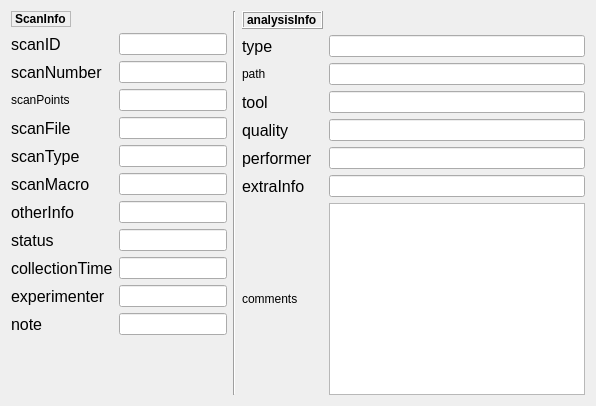
               <widget class="QWidget" name="tab">
                <attribute name="title">
                 <string>DataInfo</string>
                </attribute>
                <layout class="QHBoxLayout" name="horizontalLayout_4">
                 <item>
                  <layout class="QFormLayout" name="formLayout">
                   <item row="0" column="0">
                    <widget class="QLabel" name="label_21">
                     <property name="font">
                      <font>
                       <weight>75</weight>
                       <bold>true</bold>
                       <underline>false</underline>
                      </font>
                     </property>
                     <property name="frameShape">
                      <enum>QFrame::StyledPanel</enum>
                     </property>
                     <property name="frameShadow">
                      <enum>QFrame::Raised</enum>
                     </property>
                     <property name="text">
                      <string>ScanInfo</string>
                     </property>
                    </widget>
                   </item>
                   <item row="1" column="0">
                    <widget class="QLabel" name="label_8">
                     <property name="font">
                      <font>
                       <family>MS Shell Dlg 2</family>
                       <pointsize>12</pointsize>
                      </font>
                     </property>
                     <property name="text">
                      <string>scanID</string>
                     </property>
                    </widget>
                   </item>
                   <item row="1" column="1">
                    <widget class="QLineEdit" name="lineEdit_scan_id">
                     <property name="minimumSize">
                      <size>
                       <width>0</width>
                       <height>0</height>
                      </size>
                     </property>
                     <property name="text">
                      <string/>
                     </property>
                    </widget>
                   </item>
                   <item row="2" column="0">
                    <widget class="QLabel" name="label_26">
                     <property name="font">
                      <font>
                       <family>MS Shell Dlg 2</family>
                       <pointsize>12</pointsize>
                      </font>
                     </property>
                     <property name="text">
                      <string>scanNumber</string>
                     </property>
                    </widget>
                   </item>
                   <item row="2" column="1">
                    <widget class="QLineEdit" name="lineEdit_scan_number">
                     <property name="text">
                      <string/>
                     </property>
                    </widget>
                   </item>
                   <item row="3" column="0">
                    <widget class="QLabel" name="label_2">
                     <property name="text">
                      <string>scanPoints</string>
                     </property>
                    </widget>
                   </item>
                   <item row="3" column="1">
                    <widget class="QLineEdit" name="lineEdit_scan_points">
                     <property name="text">
                      <string/>
                     </property>
                    </widget>
                   </item>
                   <item row="4" column="0">
                    <widget class="QLabel" name="label_27">
                     <property name="font">
                      <font>
                       <family>MS Shell Dlg 2</family>
                       <pointsize>12</pointsize>
                      </font>
                     </property>
                     <property name="text">
                      <string>scanFile</string>
                     </property>
                    </widget>
                   </item>
                   <item row="4" column="1">
                    <widget class="QLineEdit" name="lineEdit_scan_file">
                     <property name="text">
                      <string/>
                     </property>
                    </widget>
                   </item>
                   <item row="5" column="0">
                    <widget class="QLabel" name="label_18">
                     <property name="font">
                      <font>
                       <family>MS Shell Dlg 2</family>
                       <pointsize>12</pointsize>
                      </font>
                     </property>
                     <property name="text">
                      <string>scanType</string>
                     </property>
                    </widget>
                   </item>
                   <item row="5" column="1">
                    <widget class="QLineEdit" name="lineEdit_scan_type">
                     <property name="text">
                      <string/>
                     </property>
                    </widget>
                   </item>
                   <item row="6" column="0">
                    <widget class="QLabel" name="label_28">
                     <property name="font">
                      <font>
                       <family>MS Shell Dlg 2</family>
                       <pointsize>12</pointsize>
                      </font>
                     </property>
                     <property name="text">
                      <string>scanMacro</string>
                     </property>
                    </widget>
                   </item>
                   <item row="6" column="1">
                    <widget class="QLineEdit" name="lineEdit_scan_macro">
                     <property name="text">
                      <string/>
                     </property>
                    </widget>
                   </item>
                   <item row="7" column="0">
                    <widget class="QLabel" name="label_29">
                     <property name="font">
                      <font>
                       <family>MS Shell Dlg 2</family>
                       <pointsize>12</pointsize>
                      </font>
                     </property>
                     <property name="text">
                      <string>otherInfo</string>
                     </property>
                    </widget>
                   </item>
                   <item row="7" column="1">
                    <widget class="QLineEdit" name="lineEdit_other_info">
                     <property name="text">
                      <string/>
                     </property>
                    </widget>
                   </item>
                   <item row="8" column="0">
                    <widget class="QLabel" name="label_32">
                     <property name="font">
                      <font>
                       <family>MS Shell Dlg 2</family>
                       <pointsize>12</pointsize>
                      </font>
                     </property>
                     <property name="text">
                      <string>status</string>
                     </property>
                    </widget>
                   </item>
                   <item row="8" column="1">
                    <widget class="QLineEdit" name="lineEdit_status">
                     <property name="text">
                      <string/>
                     </property>
                    </widget>
                   </item>
                   <item row="9" column="0">
                    <widget class="QLabel" name="label_6">
                     <property name="font">
                      <font>
                       <family>MS Shell Dlg 2</family>
                       <pointsize>12</pointsize>
                      </font>
                     </property>
                     <property name="text">
                      <string>collectionTime</string>
                     </property>
                    </widget>
                   </item>
                   <item row="9" column="1">
                    <widget class="QLineEdit" name="lineEdit_time">
                     <property name="text">
                      <string/>
                     </property>
                    </widget>
                   </item>
                   <item row="10" column="0">
                    <widget class="QLabel" name="label_7">
                     <property name="font">
                      <font>
                       <family>MS Shell Dlg 2</family>
                       <pointsize>12</pointsize>
                      </font>
                     </property>
                     <property name="text">
                      <string>experimenter</string>
                     </property>
                    </widget>
                   </item>
                   <item row="10" column="1">
                    <widget class="QLineEdit" name="lineEdit_experimenter">
                     <property name="text">
                      <string/>
                     </property>
                    </widget>
                   </item>
                   <item row="11" column="0">
                    <widget class="QLabel" name="label_19">
                     <property name="font">
                      <font>
                       <family>MS Shell Dlg 2</family>
                       <pointsize>12</pointsize>
                      </font>
                     </property>
                     <property name="text">
                      <string>note</string>
                     </property>
                    </widget>
                   </item>
                   <item row="11" column="1">
                    <widget class="QLineEdit" name="lineEdit_note"/>
                   </item>
                  </layout>
                 </item>
                 <item>
                  <widget class="Line" name="line">
                   <property name="orientation">
                    <enum>Qt::Vertical</enum>
                   </property>
                  </widget>
                 </item>
                 <item>
                  <layout class="QGridLayout" name="gridLayout_5">
                   <item row="4" column="0">
                    <widget class="QLabel" name="label_42">
                     <property name="font">
                      <font>
                       <family>MS Shell Dlg 2</family>
                       <pointsize>12</pointsize>
                      </font>
                     </property>
                     <property name="text">
                      <string>quality</string>
                     </property>
                    </widget>
                   </item>
                   <item row="8" column="1">
                    <widget class="QTextEdit" name="textEdit_comments"/>
                   </item>
                   <item row="4" column="1">
                    <widget class="QLineEdit" name="lineEdit_data_quality">
                     <property name="text">
                      <string/>
                     </property>
                    </widget>
                   </item>
                   <item row="0" column="0">
                    <widget class="QLabel" name="label">
                     <property name="font">
                      <font>
                       <weight>75</weight>
                       <bold>true</bold>
                       <underline>false</underline>
                      </font>
                     </property>
                     <property name="frameShape">
                      <enum>QFrame::Box</enum>
                     </property>
                     <property name="frameShadow">
                      <enum>QFrame::Raised</enum>
                     </property>
                     <property name="text">
                      <string>analysisInfo</string>
                     </property>
                    </widget>
                   </item>
                   <item row="6" column="0">
                    <widget class="QLabel" name="label_44">
                     <property name="font">
                      <font>
                       <family>MS Shell Dlg 2</family>
                       <pointsize>12</pointsize>
                      </font>
                     </property>
                     <property name="text">
                      <string>performer</string>
                     </property>
                    </widget>
                   </item>
                   <item row="8" column="0">
                    <widget class="QLabel" name="label_5">
                     <property name="text">
                      <string>comments</string>
                     </property>
                    </widget>
                   </item>
                   <item row="7" column="1">
                    <widget class="QLineEdit" name="lineEdit_extraInfo_analysis">
                     <property name="text">
                      <string/>
                     </property>
                    </widget>
                   </item>
                   <item row="6" column="1">
                    <widget class="QLineEdit" name="lineEdit_performer">
                     <property name="text">
                      <string/>
                     </property>
                    </widget>
                   </item>
                   <item row="2" column="1">
                    <widget class="QLineEdit" name="lineEdit_location">
                     <property name="text">
                      <string/>
                     </property>
                    </widget>
                   </item>
                   <item row="3" column="0">
                    <widget class="QLabel" name="label_43">
                     <property name="font">
                      <font>
                       <family>MS Shell Dlg 2</family>
                       <pointsize>12</pointsize>
                      </font>
                     </property>
                     <property name="text">
                      <string>tool</string>
                     </property>
                    </widget>
                   </item>
                   <item row="3" column="1">
                    <widget class="QLineEdit" name="lineEdit_analysis_tool">
                     <property name="text">
                      <string/>
                     </property>
                    </widget>
                   </item>
                   <item row="1" column="1">
                    <widget class="QLineEdit" name="lineEdit_analysis_type">
                     <property name="text">
                      <string/>
                     </property>
                    </widget>
                   </item>
                   <item row="1" column="0">
                    <widget class="QLabel" name="label_40">
                     <property name="font">
                      <font>
                       <family>MS Shell Dlg 2</family>
                       <pointsize>12</pointsize>
                      </font>
                     </property>
                     <property name="text">
                      <string>type</string>
                     </property>
                    </widget>
                   </item>
                   <item row="2" column="0">
                    <widget class="QLabel" name="label_11">
                     <property name="text">
                      <string>path</string>
                     </property>
                    </widget>
                   </item>
                   <item row="7" column="0">
                    <widget class="QLabel" name="label_23">
                     <property name="font">
                      <font>
                       <family>MS Shell Dlg 2</family>
                       <pointsize>12</pointsize>
                      </font>
                     </property>
                     <property name="text">
                      <string>extraInfo</string>
                     </property>
                    </widget>
                   </item>
                  </layout>
                 </item>
                </layout>
               </widget>
